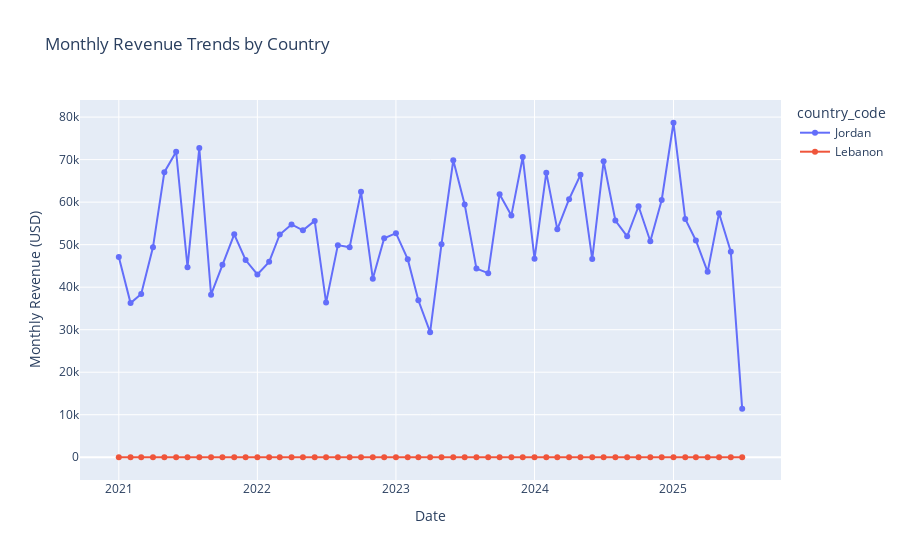

Notebook code cell kept with this figure:
### Code cell
import plotly.express as px


monthly_sales = all_sales.groupby(['country_code', 'year', 'month'])['total_amount'].sum().reset_index()
monthly_sales['date'] = pd.to_datetime(monthly_sales[['year', 'month']].assign(day=1))


fig = px.line(
    monthly_sales,
    x="date",
    y="total_amount",
    color="country_code",
    markers=True,
    title="Monthly Revenue Trends by Country"
)

fig.update_layout(
    xaxis_title="Date",
    yaxis_title="Monthly Revenue (USD)",
    hovermode="x unified"
)

fig.show()
